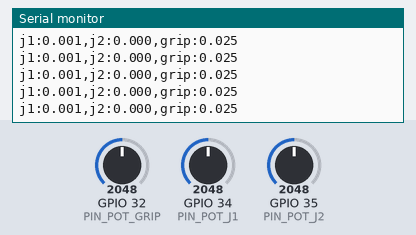
The sketch below on a simulated ESP32. Parts: the last lines printed to the serial monitor. Inputs (shaded band) come from the test bench; at power-on: GPIO 32 (PIN_POT_GRIP) = 2048, GPIO 34 (PIN_POT_J1) = 2048, GPIO 35 (PIN_POT_J2) = 2048 (analog values on the 0–4095 scale).

Above: at 1.2 s.
1.3 s: GPIO 32 (PIN_POT_GRIP) set to 2866
At 1.33 s:
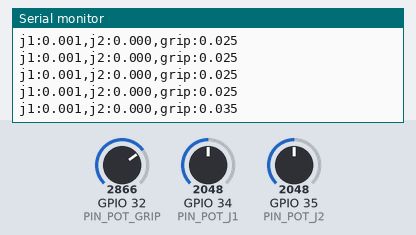
2.8 s: GPIO 34 (PIN_POT_J1) set to 2866
At 2.84 s:
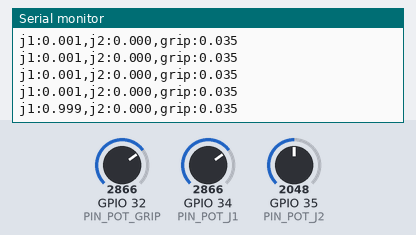
4.3 s: GPIO 35 (PIN_POT_J2) set to 2866
At 4.31 s:
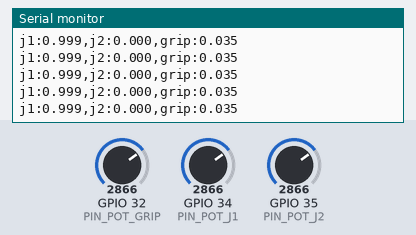
5.8 s: GPIO 32 (PIN_POT_GRIP) set to 3603
At 5.83 s:
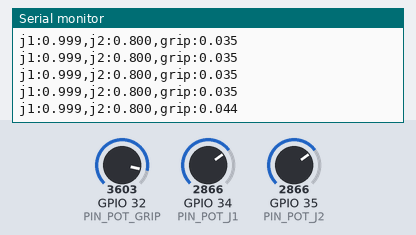
7.3 s: GPIO 34 (PIN_POT_J1) set to 3603
At 7.34 s:
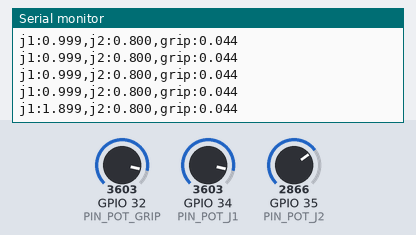
8.8 s: GPIO 35 (PIN_POT_J2) set to 3603
At 8.81 s:
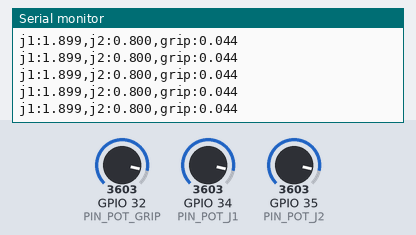
Timing chart, 0 to 11.3 s (numbered marks = the images above; inputs shaded):
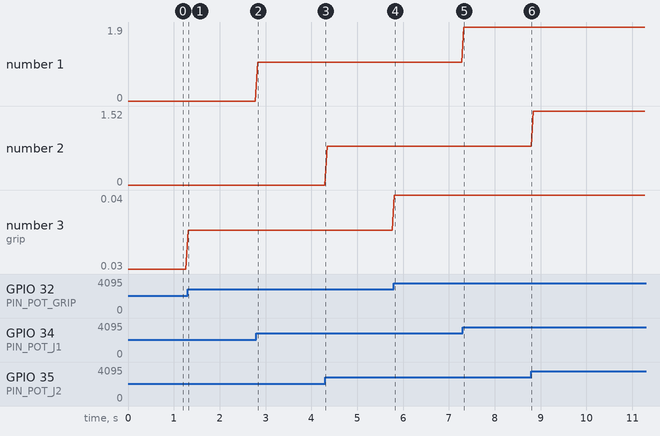

The sketch:

brazo_esp32.ino
```cpp
// ===== Pines =====
const int PIN_POT_J1   = 34; // Potenciometro - rotacion base (joint_1)
const int PIN_POT_J2   = 35; // Potenciometro - hombro (joint_2)
const int PIN_POT_GRIP = 32; // Potenciometro - apertura pinza (dedos)


const float J1_MIN = -2.5, J1_MAX = 2.5;
const float J2_MIN = -2.0, J2_MAX = 2.0;
const float GRIP_MIN = 0.0, GRIP_MAX = 0.05;

const int ADC_MAX = 4095;

void setup() {
  Serial.begin(115200);
  analogReadResolution(12);
  analogSetAttenuation(ADC_11db);
}

float mapFloat(long x, long inMin, long inMax, float outMin, float outMax) {
  return outMin + (outMax - outMin) * ((float)(x - inMin) / (float)(inMax - inMin));
}

void loop() {
  int raw1 = analogRead(PIN_POT_J1);
  int raw2 = analogRead(PIN_POT_J2);
  int raw3 = analogRead(PIN_POT_GRIP);

  float j1   = mapFloat(raw1, 0, ADC_MAX, J1_MIN, J1_MAX);
  float j2   = mapFloat(raw2, 0, ADC_MAX, J2_MIN, J2_MAX);
  float grip = mapFloat(raw3, 0, ADC_MAX, GRIP_MIN, GRIP_MAX);

  Serial.print("j1:");    Serial.print(j1, 3);
  Serial.print(",j2:");   Serial.print(j2, 3);
  Serial.print(",grip:"); Serial.println(grip, 3);

  delay(50);
}
```

Measured:
- after the input at 1.3 s, the serial monitor: prints a new line at once (image 1)
- after the input at 2.8 s, the serial monitor: prints a new line at once (image 2)
- after the input at 5.8 s, the serial monitor: prints a new line at once (image 4)
- after the input at 7.3 s, the serial monitor: prints a new line at once (image 5)
- plotted number 1: 0 → 1 after the input at 2.8 s, 1 → 1.9 after the input at 7.3 s
- plotted number 2: 0 → 0.8 after the input at 4.3 s, 0.8 → 1.52 after the input at 8.8 s
- plotted number 3: 0.03 → 0.04 after the input at 1.3 s, 0.04 → 0.04 after the input at 5.8 s
